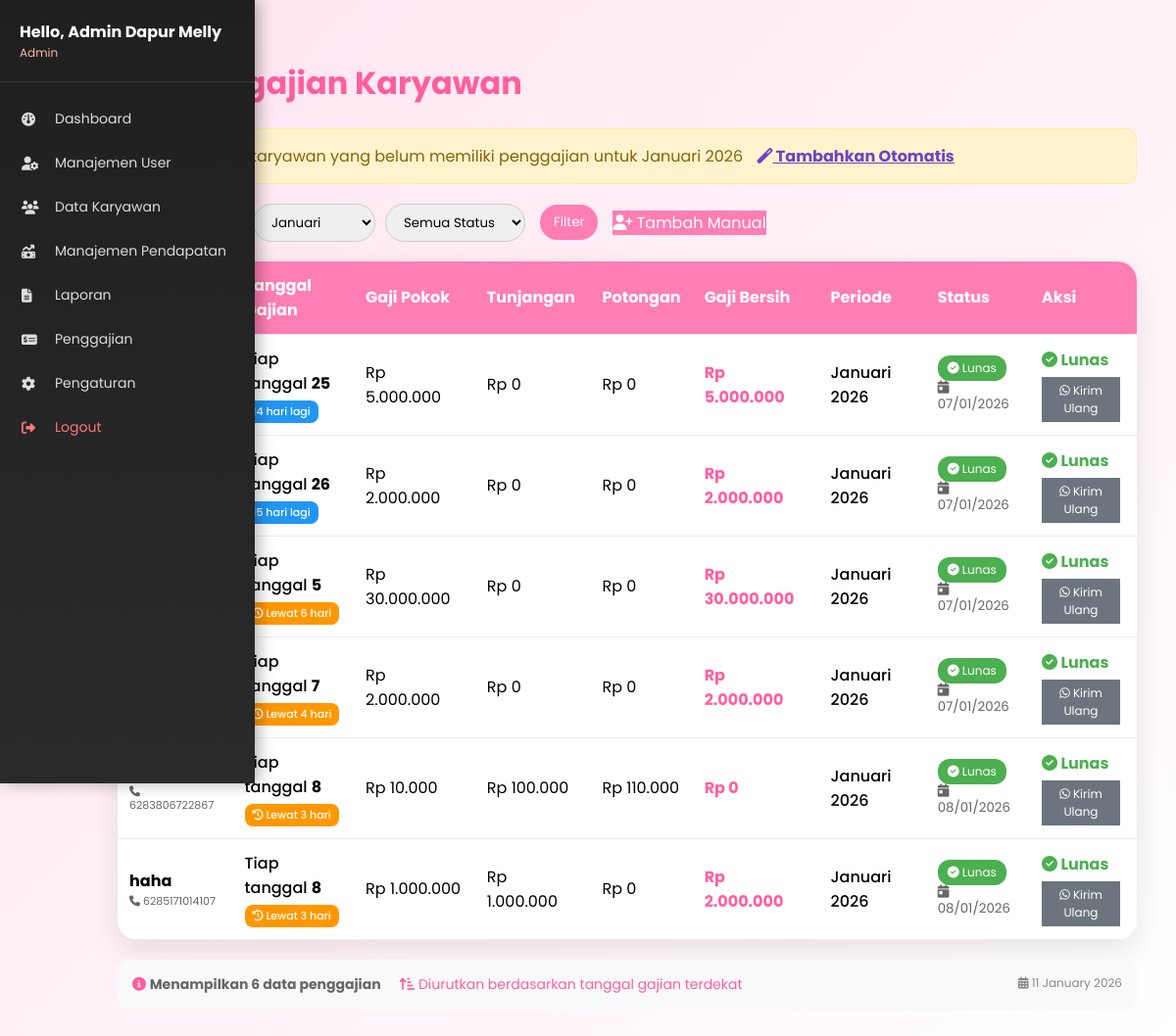
Page /dapur-melly/admin/penggajian.php (signed in) on the committed database.
### tables this page shows
CREATE TABLE `penggajian` (
  `id` int(11) NOT NULL,
  `id_karyawan` int(11) NOT NULL,
  `bulan` tinyint(4) NOT NULL,
  `tahun` year(4) NOT NULL,
  `tunjangan` decimal(12,2) DEFAULT 0.00,
  `potongan` decimal(12,2) DEFAULT 0.00,
  `gaji_bersih` decimal(12,2) NOT NULL,
  `status_bayar` enum('lunas','belum') DEFAULT 'belum',
  `tgl_bayar_aktual` date DEFAULT NULL,
  `status` enum('Belum','Lunas') DEFAULT 'Belum'
);

CREATE TABLE `users` (
  `id` int(11) NOT NULL,
  `username` varchar(50) NOT NULL,
  `password` varchar(255) NOT NULL,
  `role` enum('admin','owner','user') NOT NULL,
  `nama_lengkap` varchar(100) NOT NULL,
  `email` varchar(100) DEFAULT NULL,
  `last_login` timestamp NULL DEFAULT NULL,
  `foto_profil` varchar(255) DEFAULT 'default.png',
  `created_at` timestamp NOT NULL DEFAULT current_timestamp(),
  `updated_at` timestamp NOT NULL DEFAULT current_timestamp() ON UPDATE current_timestamp()
);

CREATE TABLE `karyawan` (
  `id_karyawan` int(11) NOT NULL,
  `user_id` int(11) NOT NULL,
  `alamat` text DEFAULT NULL,
  `no_telp` varchar(20) DEFAULT NULL,
  `gaji_pokok` decimal(12,2) NOT NULL,
  `lama_bekerja` int(11) DEFAULT NULL COMMENT 'dalam bulan',
  `posisi` varchar(50) DEFAULT NULL,
  `tgl_masuk` date DEFAULT NULL,
  `tgl_gajian_rutin` tinyint(4) DEFAULT NULL COMMENT 'contoh: 25',
  `tgl_gajian` date DEFAULT NULL
);

### dapur-melly/admin/penggajian.php (the view, shortened to what this page needs)
<?php
require '../config/koneksi.php';
include '../includes/sidebar.php';
$bulan  = $_GET['bulan'] ?? date('m');
$tahun  = $_GET['tahun'] ?? date('Y');
$where = "WHERE p.bulan = '$bulan' AND p.tahun = '$tahun'";
$q = mysqli_query($conn, "
    SELECT
        p.id,
        p.bulan,
        p.tahun,
        p.tunjangan,
        p.potongan,
        p.status_bayar,
        p.tgl_bayar_aktual,
        k.gaji_pokok,
        k.no_telp,
        u.nama_lengkap,
        k.tgl_gajian_rutin,
        -- Hitung selisih hari antara tanggal gajian dan hari ini
        CASE
            WHEN k.tgl_gajian_rutin IS NOT NULL THEN
                DATEDIFF(
                    STR_TO_DATE(CONCAT(YEAR(CURDATE()), '-', MONTH(CURDATE()), '-', k.tgl_gajian_rutin), '%Y-%m-%d'),
                    CURDATE()
                )
            ELSE 999
        END as days_diff
    FROM penggajian p
    JOIN karyawan k ON p.id_karyawan = k.id_karyawan
    JOIN users u ON k.user_id = u.id
    $where
    ORDER BY
        CASE
            WHEN days_diff < 0 THEN days_diff + 365  -- Jika sudah lewat, urutkan berdasarkan tahun depan
            ELSE days_diff
        END ASC,
        u.nama_lengkap ASC
");
$count = mysqli_num_rows($q);
$karyawanBelumGajiQuery = mysqli_query($conn, "
    SELECT COUNT(*) as total
    FROM karyawan k
    WHERE k.id_karyawan NOT IN (
        SELECT id_karyawan
        FROM penggajian
        WHERE bulan = '$bulan' AND tahun = '$tahun'
    )
");
$karyawanBelumGaji = mysqli_fetch_assoc($karyawanBelumGajiQuery);
$months = [
    '01' => 'Januari', '02' => 'Februari', '03' => 'Maret',
    '04' => 'April', '05' => 'Mei', '06' => 'Juni',
    '07' => 'Juli', '08' => 'Agustus', '09' => 'September',
    '10' => 'Oktober', '11' => 'November', '12' => 'Desember'
];
?>
<!DOCTYPE html>
<html lang="id">
<head>
<link rel="stylesheet" href="https://cdnjs.cloudflare.com/ajax/libs/font-awesome/6.5.0/css/all.min.css">
</head>
<body>
<div class="main">
<h1>💰 Penggajian Karyawan</h1>
<?php if ($karyawanBelumGaji['total'] > 0 && $count == 0): ?>
<div class="auto-generate-message">
    <div>
        <i class="fas fa-robot"></i>
        <strong>Ada <?= $karyawanBelumGaji['total'] ?> karyawan yang belum memiliki penggajian untuk <?= $months[$bulan] ?> <?= $tahun ?></strong>
        <br>
        <small style="color:#666;">
            Klik tombol "Buat Otomatis" untuk membuat penggajian semua karyawan sekaligus
        </small>
    </div>
    <div style="margin-top:10px;">
        <a href="penggajian.php?bulan=<?= $bulan ?>&tahun=<?= $tahun ?>&auto_generate=true"
           class="btn btn-auto-generate"
           onclick="return confirm('Buat penggajian otomatis untuk <?= $karyawanBelumGaji['total'] ?> karyawan?\\n\\nTunjangan dan potongan akan diisi 0 secara default.\\nAnda bisa edit manual nanti.')">
            <i class="fas fa-magic"></i> Buat Otomatis
        </a>
        <a href="tambah_penggajian.php?bulan=<?= $bulan ?>&tahun=<?= $tahun ?>"
           class="btn btn-tambah-satu">
            <i class="fas fa-user-plus"></i> Tambah Manual
        </a>
    </div>
</div>
<?php elseif ($karyawanBelumGaji['total'] > 0 && $count > 0): ?>
<div class="info-message">
    <i class="fas fa-info-circle"></i>
    Masih ada <?= $karyawanBelumGaji['total'] ?> karyawan yang belum memiliki penggajian untuk <?= $months[$bulan] ?> <?= $tahun ?>
    <a href="penggajian.php?bulan=<?= $bulan ?>&tahun=<?= $tahun ?>&auto_generate=true"
       style="color:#6f42c1; margin-left:10px; font-weight:bold;"
       onclick="return confirm('Buat penggajian untuk <?= $karyawanBelumGaji['total'] ?> karyawan yang tersisa?')">
        <i class="fas fa-magic"></i> Tambahkan Otomatis
    </a>
</div>
<?php endif; ?>
<form class="filter" method="GET">
    <div style="display:flex; gap:10px; align-items:center;">
        <select name="tahun">
            <?php
            $currentYear = date('Y');
            for($y = $currentYear; $y >= $currentYear - 5; $y--): ?>
                <option value="<?= $y ?>" <?= ($tahun == $y) ? 'selected' : '' ?>>
                    Tahun <?= $y ?>
                </option>
            <?php endfor ?>
        </select>
        <select name="bulan">
            <?php foreach($months as $num => $name): ?>
                <option value="<?= $num ?>" <?= $bulan == $num ? 'selected' : '' ?>>
                    <?= $name ?>
                </option>
            <?php endforeach ?>
        </select>
        <select name="status">
            <option value="">Semua Status</option>
        </select>
    </div>
    <button type="submit" class="btn">Filter</button>
    <a href="tambah_penggajian.php?bulan=<?= $bulan ?>&tahun=<?= $tahun ?>" class="btn">
        <i class="fas fa-user-plus"></i> Tambah Manual
    </a>
</form>
<table>
<thead>
<tr>
    <th>Nama</th>
    <th>Tanggal Gajian</th>
    <th>Gaji Pokok</th>
    <th>Tunjangan</th>
    <th>Potongan</th>
    <th>Gaji Bersih</th>
    <th>Periode</th>
    <th>Status</th>
    <th>Aksi</th>
</tr>
</thead>
<tbody>
<?php
$totalRows = 0;
while($d = mysqli_fetch_assoc($q)):
    $totalRows++;
    $bersih = ($d['gaji_pokok'] + $d['tunjangan']) - $d['potongan'];
    $monthName = $months[str_pad($d['bulan'], 2, '0', STR_PAD_LEFT)] ?? 'Bulan ' . $d['bulan'];
    $tanggalGajian = '';
    $sisaHari = '';
    $isToday = false;
    if (!empty($d['tgl_gajian_rutin'])) {
        $tanggalGajian = 'Tiap tanggal <strong>' . $d['tgl_gajian_rutin'] . '</strong>';
        $daysDiff = $d['days_diff'];
        if ($daysDiff == 0) {
            $sisaHari = '<span class="gajian-indicator gajian-today"><i class="fas fa-calendar-check"></i> Gajian Hari Ini!</span>';
            $isToday = true;
        } elseif ($daysDiff == 1) {
            $sisaHari = '<span class="gajian-indicator gajian-upcoming"><i class="fas fa-clock"></i> Besok Gajian</span>';
        } elseif ($daysDiff > 1 && $daysDiff <= 7) {
            $sisaHari = '<span class="gajian-indicator gajian-upcoming"><i class="fas fa-hourglass-half"></i> ' . $daysDiff . ' hari lagi</span>';
        } elseif ($daysDiff > 7) {
            $sisaHari = '<span class="gajian-indicator gajian-upcoming">' . $daysDiff . ' hari lagi</span>';
        } elseif ($daysDiff < 0) {
            $sisaHari = '<span class="gajian-indicator gajian-past"><i class="fas fa-history"></i> Lewat ' . abs($daysDiff) . ' hari</span>';
        }
    } else {
        $tanggalGajian = '<span style="color:#999; font-size:12px;">Belum diatur</span>';
        $sisaHari = '<span class="gajian-indicator" style="background:#9E9E9E;color:white;">Belum diatur</span>';
    }
?>
<tr>
    <td>
        <strong><?= htmlspecialchars($d['nama_lengkap']) ?></strong><br>
        <small style="color:#666; font-size:11px;"><i class="fas fa-phone"></i> <?= $d['no_telp'] ?></small>
    </td>
    <td>
        <div style="font-weight:500;"><?= $tanggalGajian ?></div>
        <?= $sisaHari ?>
    </td>
    <td>Rp <?= number_format($d['gaji_pokok'], 0, ',', '.') ?></td>
    <td>Rp <?= number_format($d['tunjangan'], 0, ',', '.') ?></td>
    <td>Rp <?= number_format($d['potongan'], 0, ',', '.') ?></td>
    <td><b style="color:#ff5f9e;">Rp <?= number_format($bersih, 0, ',', '.') ?></b></td>
    <td>
        <span style="font-weight:500;"><?= $monthName . ' ' . $d['tahun'] ?></span>
    </td>
    <td>
        <?php
        $statusText = ucfirst($d['status_bayar']);
        $statusClass = ($d['status_bayar'] == 'lunas') ? 'lunas' : 'belum';
        ?>
        <span class="badge <?= $statusClass ?>">
            <?php if($d['status_bayar'] == 'lunas'): ?>
                <i class="fas fa-check-circle"></i> <?= $statusText ?>
            <?php else: ?>
                <i class="fas fa-clock"></i> <?= $statusText ?>
            <?php endif; ?>
        </span>
        <?php if ($d['tgl_bayar_aktual']): ?>
            <br><small style="color:#666;"><i class="fas fa-calendar-day"></i> <?= date('d/m/Y', strtotime($d['tgl_bayar_aktual'])) ?></small>
        <?php endif; ?>
    </td>
    <td>
        <?php if($d['status_bayar'] == 'belum'): ?>
            <a class="btn btn-small" href="update_gaji.php?id=<?= $d['id'] ?>"
               onclick="return confirm('Yakin ubah status menjadi LUNAS?')"
               style="background:#4caf50;">
                <i class="fas fa-check"></i> Set Lunas
            </a>
            <div style="margin-top:5px;">
            <?php if($isToday): ?>
                <a class="btn btn-small btn-wa-active" href="kirim_wa_gaji.php?id=<?= $d['id'] ?>"
                   onclick="return confirmKirimWA(event, '<?= htmlspecialchars(addslashes($d['nama_lengkap'])) ?>')">
                    <i class="fab fa-whatsapp"></i> Kirim WA
                </a>
            <?php else: ?>
                <span class="btn btn-small btn-wa-inactive"
                      title="Tombol aktif hanya pada tanggal gajian">
                    <i class="fab fa-whatsapp"></i> Kirim WA
                </span>
                <?php if(!empty($d['tgl_gajian_rutin'])): ?>
                <small style="display:block; color:#999; font-size:10px; margin-top:3px;">
                    Aktif tiap tanggal <?= $d['tgl_gajian_rutin'] ?>
                </small>
                <?php endif; ?>
            <?php endif; ?>
            </div>
        <?php else: ?>
            <span style="color:#4caf50; font-weight:bold;">
                <i class="fas fa-check-circle"></i> Lunas
            </span>
            <br>
            <a class="btn btn-small" href="kirim_wa_gaji.php?id=<?= $d['id'] ?>"
               style="background:#6c757d; margin-top:5px;"
               onclick="return confirm('Kirim ulang slip gaji?')">
                <i class="fab fa-whatsapp"></i> Kirim Ulang
            </a>
        <?php endif ?>
    </td>
</tr>
<?php endwhile; ?>
</tbody>
</table>
<?php if ($totalRows > 0): ?>
<div style="margin-top:20px; color:#666; font-size:14px; padding:15px; background:#f8f9fa; border-radius:10px;">
    <i class="fas fa-info-circle" style="color:#ff5f9e;"></i>
    <strong>Menampilkan <?= $totalRows ?> data penggajian</strong>
    <span style="color:#ff5f9e; margin-left:15px;">
        <i class="fas fa-sort-amount-up-alt"></i> Diurutkan berdasarkan tanggal gajian terdekat
    </span>
    <span style="float:right; color:#888; font-size:12px;">
        <i class="fas fa-calendar-alt"></i> <?= date('d F Y') ?>
    </span>
</div>
<?php endif; ?>
</div>
</body>
</html>

### dapur-melly/admin/penggajian.php (style rules this page uses)
body { margin:0; font-family:Poppins; background:linear-gradient(135deg,#ffe3f0,#fff); }
.main { margin-left:80px; padding:40px; }
h1 { color:#ff5f9e }
.filter { display:flex; gap:15px; margin-bottom:20px; flex-wrap:wrap; align-items:center; }
select,button { padding:8px 14px; border-radius:20px; border:1px solid #ccc; font-family:Poppins; }
.btn { background:#ff7eb3; color:#fff; border:none; cursor:pointer; transition:0.3s; text-decoration:none; display:inline-block; text-align:center; }
.btn-small { padding:5px 10px; font-size:12px; margin-right:5px; }
table { width:100%; background:#fff; border-radius:20px; box-shadow:0 10px 30px rgba(0,0,0,.1); overflow:hidden; border-collapse:collapse; }
th,td { padding:12px; text-align:left; border-bottom:1px solid #eee; }
thead { background:#ff7eb3; color:#fff; }
.badge { padding:4px 10px; border-radius:12px; font-size:12px; display:inline-block; }
.lunas { background:#4caf50;color:#fff }
.info-message { background:#fff3cd; border:1px solid #ffeaa7; padding:15px; border-radius:10px; margin-bottom:20px; color:#856404; }
.gajian-indicator { padding:3px 8px; border-radius:8px; font-size:11px; font-weight:500; margin-top:5px; display:inline-block; }
.gajian-upcoming { background:#2196F3; color:white; }
.gajian-past { background:#FF9800; color:white; }

### rows in the picture
penggajian: users.nama_lengkap "Bintang", id_karyawan.tgl_gajian_rutin "25", daysDiff "14", id_karyawan.gaji_pokok "5.000.000", tunjangan "0", potongan "0", bersih "5.000.000", bulan "Januari", tahun "2026", status_bayar "Lunas", tgl_bayar_aktual "07/01/2026"
penggajian: id_karyawan.tgl_gajian_rutin "26", daysDiff "15", id_karyawan.gaji_pokok "2.000.000", tunjangan "0", potongan "0", bersih "2.000.000", bulan "Januari", tahun "2026", status_bayar "Lunas", tgl_bayar_aktual "07/01/2026"
penggajian: id_karyawan.tgl_gajian_rutin "5", daysDiff "6", id_karyawan.gaji_pokok "30.000.000", tunjangan "0", potongan "0", bersih "30.000.000", bulan "Januari", tahun "2026", status_bayar "Lunas", tgl_bayar_aktual "07/01/2026"
penggajian: id_karyawan.tgl_gajian_rutin "7", daysDiff "4", id_karyawan.gaji_pokok "2.000.000", tunjangan "0", potongan "0", bersih "2.000.000", bulan "Januari", tahun "2026", status_bayar "Lunas", tgl_bayar_aktual "07/01/2026"
penggajian: users.nama_lengkap "Arin", id_karyawan.no_telp "6283806722867", id_karyawan.tgl_gajian_rutin "8", daysDiff "3", id_karyawan.gaji_pokok "10.000", tunjangan "100.000", potongan "110.000", bersih "0", bulan "Januari", tahun "2026", status_bayar "Lunas", tgl_bayar_aktual "08/01/2026"
penggajian: users.nama_lengkap "haha", id_karyawan.no_telp "6285171014107", id_karyawan.tgl_gajian_rutin "8", daysDiff "3", id_karyawan.gaji_pokok "1.000.000", tunjangan "1.000.000", potongan "0", bersih "2.000.000", bulan "Januari", tahun "2026", status_bayar "Lunas", tgl_bayar_aktual "08/01/2026"

### other values in the picture
$nama "Admin Dapur Melly"
$role "Admin"
$months[$bulan] "Januari"
$tahun "2026"
$totalRows "6"
form field bulan "Januari"
